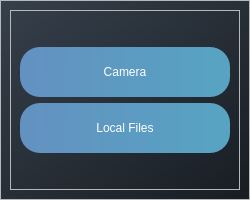
<?xml version="1.0" encoding="UTF-8"?>
<ui version="4.0">
 <class>Dialog</class>
 <widget class="QDialog" name="Dialog">
  <property name="geometry">
   <rect>
    <x>0</x>
    <y>0</y>
    <width>250</width>
    <height>200</height>
   </rect>
  </property>
  <property name="sizePolicy">
   <sizepolicy hsizetype="Maximum" vsizetype="Maximum">
    <horstretch>0</horstretch>
    <verstretch>0</verstretch>
   </sizepolicy>
  </property>
  <property name="maximumSize">
   <size>
    <width>250</width>
    <height>200</height>
   </size>
  </property>
  <property name="windowTitle">
   <string>Dialog</string>
  </property>
  <property name="styleSheet">
   <string notr="true">background-color: qlineargradient(spread:pad, x1:0, y1:0, x2:1, y2:1, stop:0 #36404B, stop:1 #181D23);</string>
  </property>
  <layout class="QVBoxLayout" name="verticalLayout" stretch="0">
   <property name="spacing">
    <number>0</number>
   </property>
   <property name="leftMargin">
    <number>0</number>
   </property>
   <property name="topMargin">
    <number>0</number>
   </property>
   <property name="rightMargin">
    <number>0</number>
   </property>
   <property name="bottomMargin">
    <number>0</number>
   </property>
   <item>
    <widget class="QFrame" name="frame">
     <property name="styleSheet">
      <string notr="true">QFrame{
	background: none;
}

QToolButton{
	background-color: qlineargradient(spread:pad, x1:0, y1:0.006, x2:1, y2:0, stop:0 #6391C1, stop:0.900498 #58A2C2);
	border-radius: 20px;
	font: 63 10pt &quot;Segoe UI Variable Text Semibold&quot;;
	color: #ffffff
}

QToolButton:hover{
	background-color: #6391c1;
}
QToolButton:pressed{
	border: 2px solid #ffffff;
}</string>
     </property>
     <property name="frameShape">
      <enum>QFrame::StyledPanel</enum>
     </property>
     <property name="frameShadow">
      <enum>QFrame::Raised</enum>
     </property>
     <layout class="QHBoxLayout" name="horizontalLayout" stretch="2">
      <item>
       <widget class="QFrame" name="frame_3">
        <property name="frameShape">
         <enum>QFrame::StyledPanel</enum>
        </property>
        <property name="frameShadow">
         <enum>QFrame::Raised</enum>
        </property>
        <layout class="QVBoxLayout" name="verticalLayout_2">
         <item>
          <spacer name="verticalSpacer">
           <property name="orientation">
            <enum>Qt::Vertical</enum>
           </property>
           <property name="sizeHint" stdset="0">
            <size>
             <width>20</width>
             <height>40</height>
            </size>
           </property>
          </spacer>
         </item>
         <item>
          <widget class="QToolButton" name="camButton">
           <property name="sizePolicy">
            <sizepolicy hsizetype="Minimum" vsizetype="Minimum">
             <horstretch>0</horstretch>
             <verstretch>0</verstretch>
            </sizepolicy>
           </property>
           <property name="minimumSize">
            <size>
             <width>0</width>
             <height>50</height>
            </size>
           </property>
           <property name="cursor">
            <cursorShape>PointingHandCursor</cursorShape>
           </property>
           <property name="text">
            <string>Camera</string>
           </property>
          </widget>
         </item>
         <item>
          <widget class="QToolButton" name="locfileButton">
           <property name="sizePolicy">
            <sizepolicy hsizetype="Minimum" vsizetype="Minimum">
             <horstretch>0</horstretch>
             <verstretch>0</verstretch>
            </sizepolicy>
           </property>
           <property name="minimumSize">
            <size>
             <width>0</width>
             <height>50</height>
            </size>
           </property>
           <property name="cursor">
            <cursorShape>PointingHandCursor</cursorShape>
           </property>
           <property name="text">
            <string>Local Files</string>
           </property>
          </widget>
         </item>
         <item>
          <spacer name="verticalSpacer_2">
           <property name="orientation">
            <enum>Qt::Vertical</enum>
           </property>
           <property name="sizeHint" stdset="0">
            <size>
             <width>20</width>
             <height>40</height>
            </size>
           </property>
          </spacer>
         </item>
        </layout>
       </widget>
      </item>
     </layout>
    </widget>
   </item>
  </layout>
 </widget>
 <resources/>
 <connections/>
</ui>
